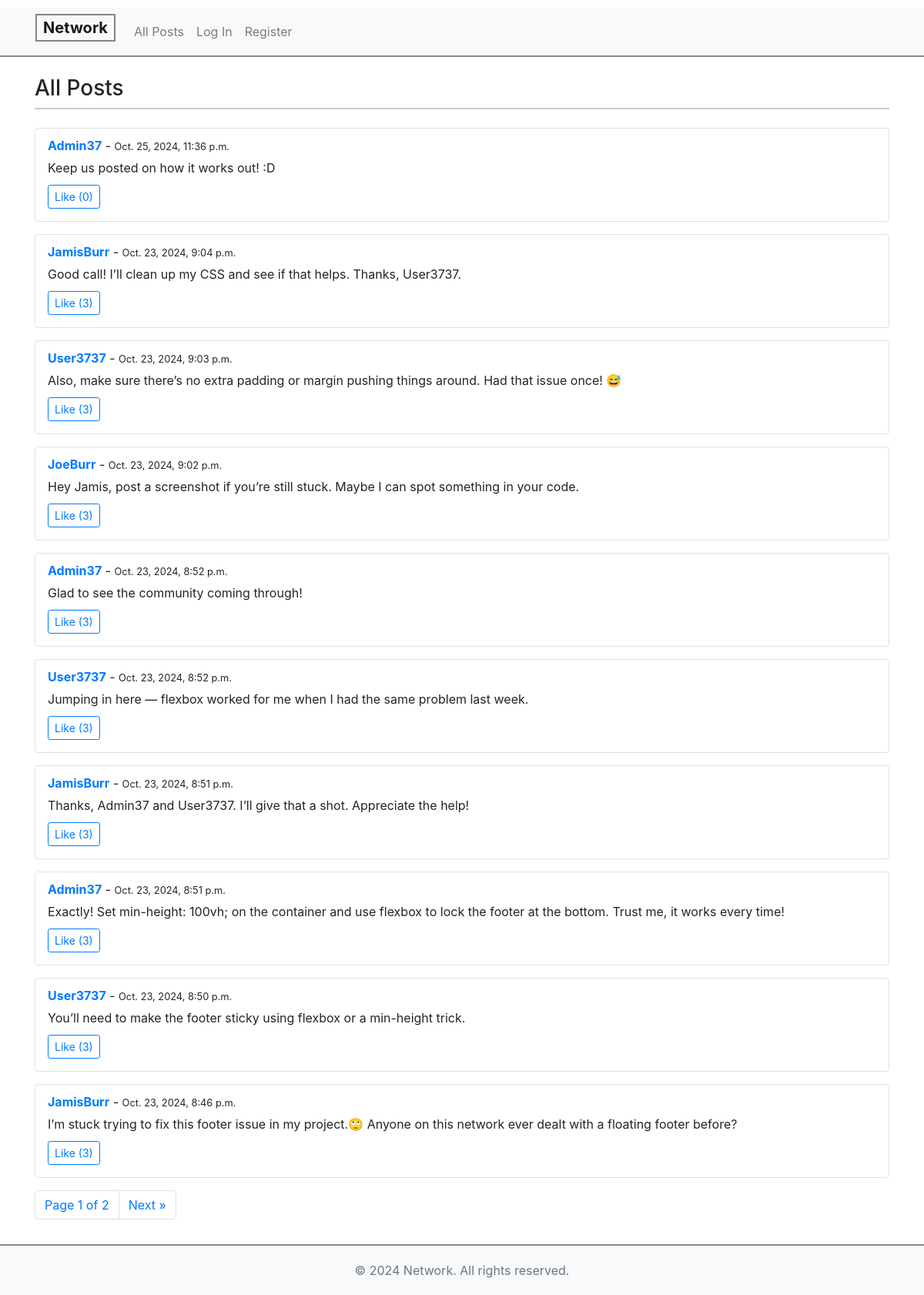
The page / on the database its author committed.
### network/models.py (models this page shows, shortened)
class Post(models.Model):
    user = models.ForeignKey(User, on_delete=models.CASCADE, related_name="posts")
    content = models.TextField()
    timestamp = models.DateTimeField(auto_now_add=True)
    likes = models.ManyToManyField(User, related_name='liked_posts', blank=True)

class User(AbstractUser):
    following = models.ManyToManyField('self', symmetrical=False, related_name='followers')

### network/views.py (the view)
# urls.py: path("", views.index, name="index"),
def index(request):
    if request.method == "POST":
        content = request.POST.get('content', '')
        if content:  # Check that content is not empty
            Post.objects.create(user=request.user, content=content)
        return redirect('index')
    posts = Post.objects.all().order_by('-timestamp')
    paginator = Paginator(posts, 10)  # Show 10 posts per page
    page_number = request.GET.get('page')
    page_obj = paginator.get_page(page_number)
    return render(request, "network/index.html", {
        "page_obj": page_obj
    })

### network/templates/network/index.html (shortened to what this page needs)
{% extends "network/layout.html" %}
{% block body %}
    <h4 class="page-header">All Posts</h4>
    <div id="all-posts">
        {% for post in page_obj %}
            <div class="post mb-3 p-3 border rounded">
                <a href="{% url 'profile' post.user.username %}"><strong>{{ post.user.username }}</strong></a> - <small>{{ post.timestamp }}</small>
                <p id="post-content-{{ post.id }}" class="post-content">{{ post.content }}</p>
                <button class="btn btn-sm
                    {% if user in post.likes.all %} btn-success {% else %} btn-outline-primary {% endif %}
                    like-btn"
                    data-post-id="{{ post.id }}"
                    data-url-like="{% url 'like_post' post.id %}">
                    {% if user in post.likes.all %}
                        Unlike (<span id="likes-count-{{ post.id }}">{{ post.likes.count }}</span>)
                    {% else %}
                        Like (<span id="likes-count-{{ post.id }}">{{ post.likes.count }}</span>)
                    {% endif %}
                </button>
            </div>
        {% empty %}
        <p>No posts to show.</p>
        {% endfor %}
    </div>
    <nav aria-label="Page navigation example">
        <ul class="pagination">
            <li class="page-item">
                <span class="page-link">Page {{ page_obj.number }} of {{ page_obj.paginator.num_pages }}</span>
            </li>
            {% if page_obj.has_next %}
            <li class="page-item">
                <a class="page-link" href="?page={{ page_obj.next_page_number }}" aria-label="Next">
                    <span aria-hidden="true">Next &raquo;</span>
                </a>
            </li>
            {% endif %}
        </ul>
    </nav>
{% endblock %}

### network/templates/network/layout.html (shortened to what this page needs)
{% load static %}
<!DOCTYPE html>
<html lang="en">
    <head>
        <link rel="stylesheet" href="https://stackpath.bootstrapcdn.com/bootstrap/4.4.1/css/bootstrap.min.css">
        <link href="{% static 'network/styles.css' %}" rel="stylesheet">
    </head>
    <body>
        <nav class="navbar navbar-expand-lg navbar-light bg-light">
            <a class="navbar-brand" href="{% url 'index' %}"><b>Network</b></a>
            <div>
              <ul class="navbar-nav mr-auto">
                <li class="nav-item">
                  <a class="nav-link" href="{% url 'index' %}">All Posts</a>
                </li>
                {% if user.is_authenticated %}
                    <li class="nav-item">
                        <a class="nav-link" href="{% url 'following' %}">Following</a>
                    </li>
                    <li class="nav-item">
                        <a class="nav-link" href="{% url 'logout' %}">Log Out</a>
                    </li>
                {% else %}
                    <li class="nav-item">
                        <a class="nav-link" href="{% url 'login' %}">Log In</a>
                    </li>
                    <li class="nav-item">
                        <a class="nav-link" href="{% url 'register' %}">Register</a>
                    </li>
                {% endif %}
              </ul>
            </div>
          </nav>
          <div class="container custom-container mt-4">
            {% block body %}
            {% endblock %}
        </div>
        <footer class="bg-light text-center text-lg-start mt-3">
            <div class="container p-1">
                <p class="text-muted">&copy; 2024 Network. All rights reserved.</p>
            </div>
        </footer>
    </body>
</html>

### network/static/network/styles.css (style rules this page uses)
html, body { height: 100%; margin: 0; display: flex; flex-direction: column; }
.page-header { font-size: 1.75rem; margin-bottom: 1.5rem; border-bottom: 2px solid #ccc; padding-bottom: 0.5rem; }
.post { background-color: #fff; margin-bottom: 1rem; padding-top: 10px !important; }
.post-content { margin-top: 5px; margin-bottom: 10px; }
.border { border-color: #ddd; }
.custom-container { margin-left: 30px; margin-right: auto; }
.container.custom-container { flex-grow: 1; }
footer { width: 100%; text-align: center; border-top: 2px solid #858585; }
footer .container { margin-top: 16px; }
.navbar { border-bottom: 2px solid #858585; margin-top: 10px; }
.navbar-brand { padding-top: 1px; padding-bottom: 1px; padding-left: 8px; padding-right: 8px; border: 2px solid #858585; margin-bottom: 10px; margin-left: 30px; }

### rows shown on the page
Post: user.username "Admin37", timestamp "Oct. 25, 2024, 11:36 p.m.", content "Keep us posted on how it works out! :D", likes.count "0"
Post: user.username "JamisBurr", timestamp "Oct. 23, 2024, 9:04 p.m.", content "Good call! I’ll clean up my CSS and see if that helps. Thanks, User3737.", likes.count "3"
Post: user.username "User3737", timestamp "Oct. 23, 2024, 9:03 p.m.", content "Also, make sure there’s no extra padding or margin pushing things around. Had that issue once! 😅", likes.count "3"
Post: user.username "JoeBurr", timestamp "Oct. 23, 2024, 9:02 p.m.", content "Hey Jamis, post a screenshot if you’re still stuck. Maybe I can spot something in your code.", likes.count "3"
Post: user.username "Admin37", timestamp "Oct. 23, 2024, 8:52 p.m.", content "Glad to see the community coming through!", likes.count "3"
Post: user.username "User3737", timestamp "Oct. 23, 2024, 8:52 p.m.", content "Jumping in here — flexbox worked for me when I had the same problem last week.", likes.count "3"
Post: user.username "JamisBurr", timestamp "Oct. 23, 2024, 8:51 p.m.", content "Thanks, Admin37 and User3737. I’ll give that a shot. Appreciate the help!", likes.count "3"
Post: user.username "Admin37", timestamp "Oct. 23, 2024, 8:51 p.m.", content "Exactly! Set min-height: 100vh; on the container and use flexbox to lock the footer at the bottom. Trust me, it works every time!", likes.count "3"
Post: user.username "User3737", timestamp "Oct. 23, 2024, 8:50 p.m.", content "You’ll need to make the footer sticky using flexbox or a min-height trick.", likes.count "3"
Post: user.username "JamisBurr", timestamp "Oct. 23, 2024, 8:46 p.m.", content "I’m stuck trying to fix this footer issue in my project.🙄 Anyone on this network ever dealt with a floating footer before?", likes.count "3"

### other values the page prints
{{ page_obj.number }} "1"
{{ page_obj.paginator.num_pages }} "2"
